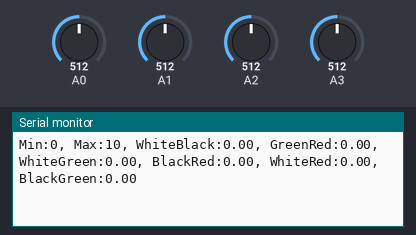
Simulated run of this sketch. Board: Arduino Zero (SAMD21). On the bench: the last lines printed to the serial monitor. The inputs (shaded band) are chosen by the test bench; at power-on: A0 = 512, A1 = 512, A2 = 512, A3 = 512 (analog values on the 0–1023 scale).

Above: at 1.2 s.
1.3 s: A0 set to 716
At 1.48 s:
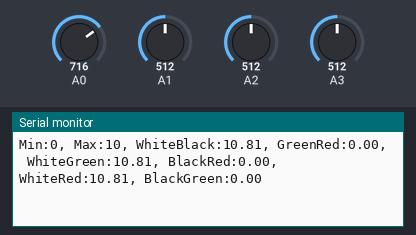
2.8 s: A1 set to 716
At 2.88 s:
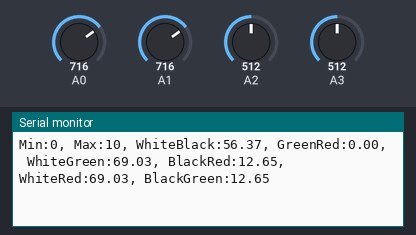
4.3 s: A2 set to 716
At 4.39 s:
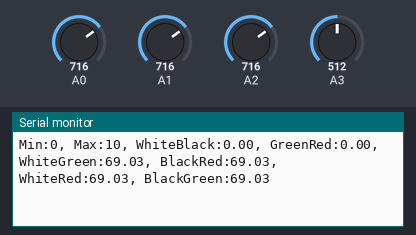
5.8 s: A3 set to 716
At 5.9 s:
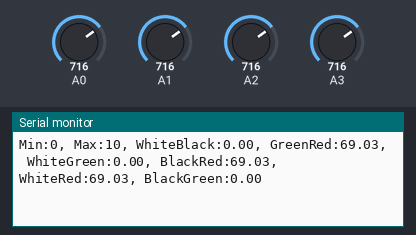
7.3 s: A0 set to 992
At 7.53 s:
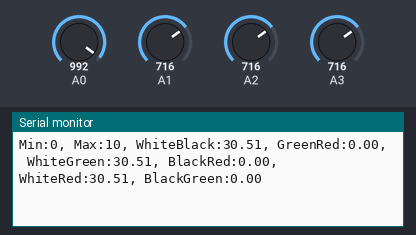
8.8 s: A1 set to 992
At 8.81 s:
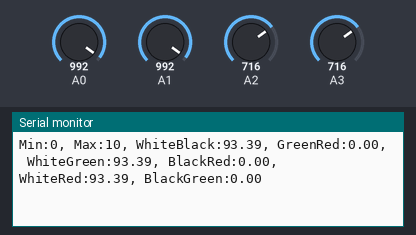
Timing chart, 0 to 11.3 s (numbered marks = the images above; inputs shaded):
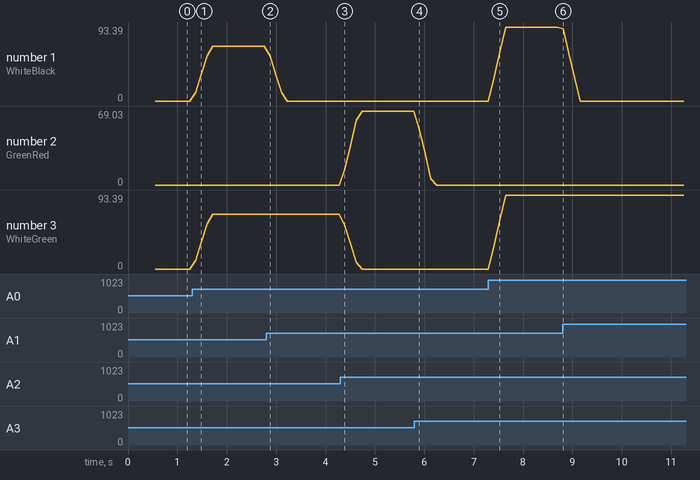

Measured:
- after the input at 1.3 s, the serial monitor: prints a new line after 0.07 s (image 1)
- after the input at 2.8 s, the serial monitor: prints a new line after 0.08 s (image 2)
- after the input at 7.3 s, the serial monitor: prints a new line after 0.11 s (image 5)
- plotted number 1: 0 → 69.03 after the input at 1.3 s, 0 → 93.39 after the input at 7.3 s
- plotted number 3: 0 → 69.03 after the input at 1.3 s, 0 → 93.39 after the input at 7.3 s

The sketch:

ReadAnalogVoltage2.ino
```cpp
/* This plots the root mean square difference of each sample from 4 electrodes. */

int count = 0;
const int avgspan = 300;
const int electrodes = 4;

float sample[electrodes];
float samples[electrodes][avgspan];

void setup() {
  // initialize serial communication at 9600 bits per second:
  Serial.begin(9600);
  analogReadResolution(12);
  analogReference(AR_VDD);

  // Initialize arrays
  for (int i = 0; i < electrodes; i++) {
    for (int j = 0; j < avgspan; j++) {
      samples[i][j] = 0;
    }
  }
}

float calc_rmsd(float samples0[], float samples1[], int maxsamples) {
  float accumulator = 0.0;
  for (int i = 0; i < maxsamples; i++) {
    accumulator += (samples0[i] - samples1[i]) * (samples0[i] - samples1[i]);
  }
  accumulator = sqrt(accumulator / maxsamples);
  return accumulator;
}
float sumdif(float samples0[], float samples1[], int maxsamples) {
  float sum0 = 0.0, sum1 = 0.0;
  for (int i = 0; i < maxsamples; i++) {
    sum0 += samples0[i];
    sum1 += samples1[i];
  }
  return sqrt((sum0 - sum1) * (sum0 - sum1) / maxsamples);
}

#define combiner sumdif

void loop() {
  count++;

  sample[0] = analogRead(A0);
  sample[1] = analogRead(A1);
  sample[2] = analogRead(A2);
  sample[3] = analogRead(A3);

  //Serial.print(  "Sample0:"); Serial.print(sample[0] / 4095.0);
  //Serial.print(", Sample1:"); Serial.print(sample[1] / 4095.0);
  //Serial.print(", Sample2:"); Serial.print(sample[2] / 4095.0);
  //Serial.print(", Sample3:"); Serial.print(sample[3] / 4095.0);
  //Serial.print(  "Samp0-1:"); Serial.print((sample[0]-sample[1]) / 4095.0 * 100.0);
  //Serial.print(", Samp2-3:"); Serial.print((sample[2]-sample[3]) / 4095.0 * 100.0);

  //Serial.print(", ");

  for (int i = 0; i < electrodes; i++) {
    samples[i][count % avgspan] = sample[i] / 4095.0;
  }

  float rms0_1 = combiner(samples[0], samples[1], avgspan);
  float rms2_3 = combiner(samples[2], samples[3], avgspan);

  float rms0_2 = combiner(samples[0], samples[2], avgspan);
  float rms1_3 = combiner(samples[1], samples[3], avgspan);
  float rms0_3 = combiner(samples[0], samples[3], avgspan);
  float rms1_2 = combiner(samples[1], samples[2], avgspan);


  if (count > avgspan && (3 * count) % avgspan == 0) {
    const float ampl = 20.0;
    Serial.print("Min:0, Max:10, ");
    Serial.print("WhiteBlack:");
    Serial.print(rms0_1 * ampl);
    Serial.print(", GreenRed:");
    Serial.print(rms2_3 * ampl);
    Serial.print(", WhiteGreen:");
    Serial.print(rms0_2 * ampl);
    Serial.print(", BlackRed:");
    Serial.print(rms1_3 * ampl);
    Serial.print(", WhiteRed:");
    Serial.print(rms0_3 * ampl);
    Serial.print(", BlackGreen:");
    Serial.print(rms1_2 * ampl);
  }
  Serial.println("");
}
```
